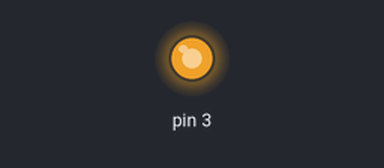
Bench run of a sketch on a simulated Arduino Uno, built with avr-gcc and run on an emulated ATmega328P. On the bench: output pins drawn as LEDs (lit = HIGH). Random numbers use the default seed unless the sketch sets one.

Above: at 8.61 s.
At 15.48 s:
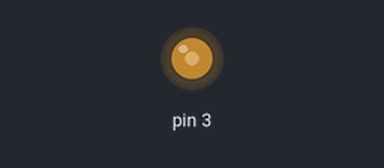
Timing chart, 0 to 40.0 s (numbered marks = the images above):
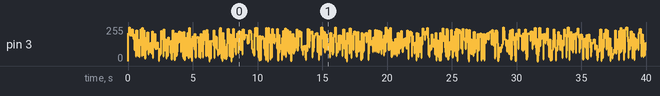

The sketch:

candle.ino
```cpp
int s;

void setup() {
  randomSeed(analogRead(A1));
  pinMode(3, OUTPUT);
}

void loop() {
  s=random(0, 255);
  analogWrite(3, s);
  delay(50);
}
```
